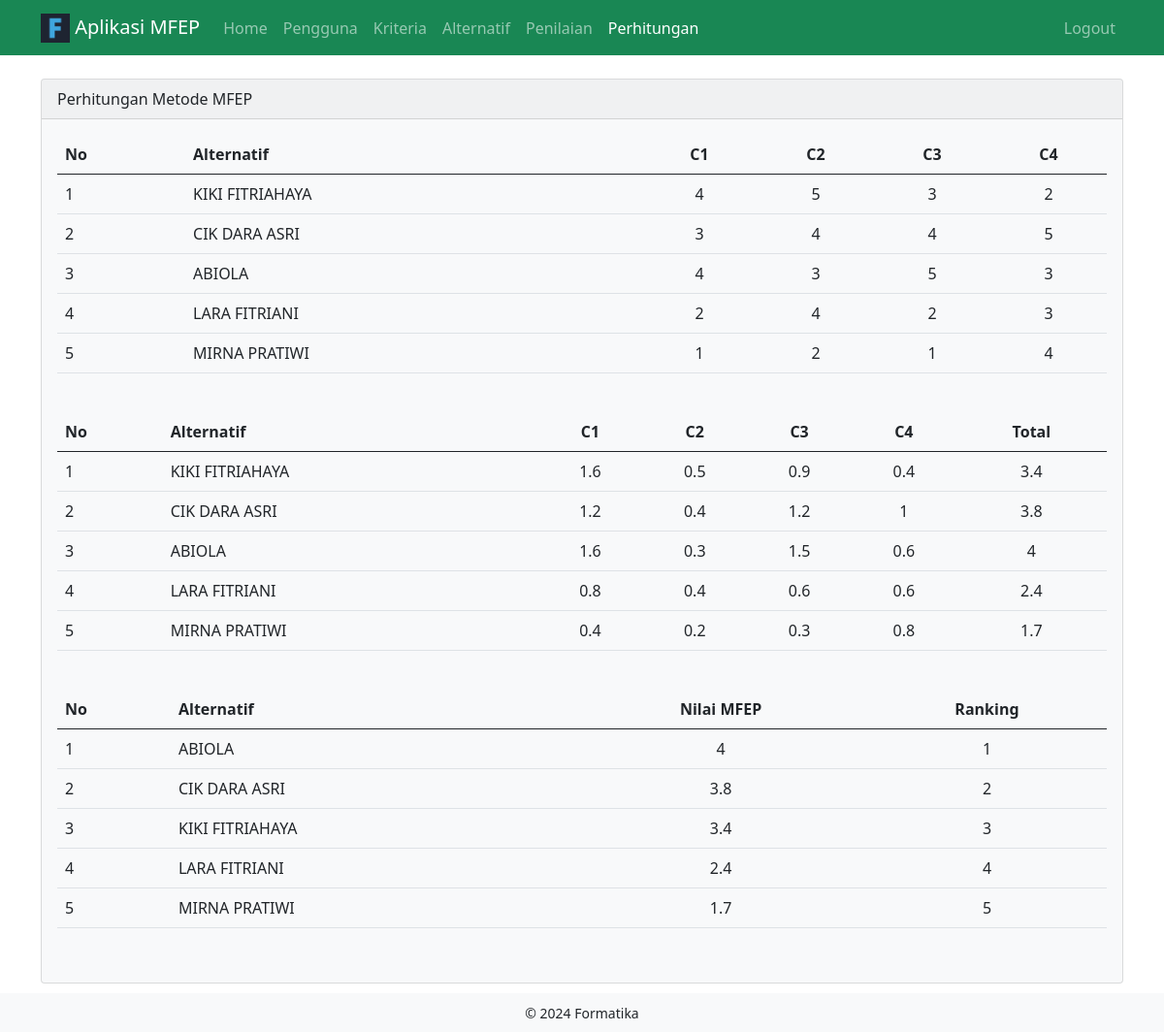
Page /perhitungan.php (signed in) on the committed database.
### tables this page shows
CREATE TABLE `kriteria` (
  `id` int NOT NULL,
  `kode_kriteria` varchar(5) NOT NULL,
  `nama_kriteria` varchar(50) NOT NULL,
  `bobot_kriteria` float NOT NULL
);

CREATE TABLE `alternatif` (
  `id` int NOT NULL,
  `kode_alternatif` varchar(5) NOT NULL,
  `nama_alternatif` varchar(50) NOT NULL
);

CREATE TABLE `penilaian` (
  `id` int NOT NULL,
  `alternatif_id` int NOT NULL,
  `kriteria_id` int NOT NULL,
  `nilai` int NOT NULL
);

CREATE TABLE `hasil` (
  `id` int NOT NULL,
  `alternatif_id` int NOT NULL,
  `nilai_mfep` float NOT NULL
);

### perhitungan.php (the view, shortened to what this page needs)
<?php
include 'config.php';
$stmt = $pdo->query("SELECT * FROM alternatif");
$alternatif = $stmt->fetchAll();
$stmt = $pdo->query("SELECT * FROM kriteria");
$kriteria = $stmt->fetchAll();
$stmt = $pdo->query("SELECT * FROM penilaian");
$penilaianData = $stmt->fetchAll();
$penilaian = [];
foreach ($penilaianData as $data) {
    $penilaian[$data['alternatif_id']][$data['kriteria_id']] = $data['nilai'];
}
$hasil = [];
$total = [];
foreach ($alternatif as $a) {
    $nilai_total = 0;
    foreach ($kriteria as $k) {
        $nilai_alt_kriteria = $penilaian[$a['id']][$k['id']] ?? 0;
        $nilai = $k['bobot_kriteria'] * $nilai_alt_kriteria;
        $hasil[$a['id']][$k['id']] = $nilai;
        $nilai_total += $nilai;
    }
    $total[$a['id']] = $nilai_total;
}
$stmt = $pdo->query("SELECT hasil.*,alternatif.kode_alternatif,alternatif.nama_alternatif FROM hasil
    JOIN alternatif ON alternatif.id=hasil.alternatif_id
    ORDER BY nilai_mfep DESC");
$ranking = $stmt->fetchAll();
include 'includes/header.php';
?>
<div class="container">
    <div class="card text-dark bg-light">
        <div class="card-header">
            Perhitungan Metode MFEP
        </div>
        <div class="card-body">
            <div class="table-responsive mb-4">
                <table class="table table-hover">
                    <thead>
                        <tr>
                            <th>No</th>
                            <th>Alternatif</th>
                            <?php foreach ($kriteria as $k): ?>
                                <th class="text-center"><?php echo $k['kode_kriteria'] ?></th>
                            <?php endforeach; ?>
                        </tr>
                    </thead>
                    <tbody>
                        <?php $no = 1; ?>
                        <?php foreach ($alternatif as $a): ?>
                            <tr>
                                <td><?php echo $no++; ?></td>
                                <td><?php echo $a['nama_alternatif']; ?></td>
                                <?php foreach ($kriteria as $k): ?>
                                    <td class="text-center"><?php echo $penilaian[$a['id']][$k['id']] ?></td>
                                <?php endforeach; ?>
                            </tr>
                        <?php endforeach; ?>
                    </tbody>
                </table>
            </div>
            <div class="table-responsive mb-4">
                <table class="table table-hover">
                    <thead>
                        <tr>
                            <th>No</th>
                            <th>Alternatif</th>
                            <?php foreach ($kriteria as $k): ?>
                                <th class="text-center"><?php echo $k['kode_kriteria'] ?></th>
                            <?php endforeach; ?>
                            <th class="text-center">Total</th>
                        </tr>
                    </thead>
                    <tbody>
                        <?php $no = 1; ?>
                        <?php foreach ($alternatif as $a): ?>
                            <tr>
                                <td><?php echo $no++; ?></td>
                                <td><?php echo $a['nama_alternatif']; ?></td>
                                <?php foreach ($kriteria as $k): ?>
                                    <td class="text-center"><?php echo $hasil[$a['id']][$k['id']] ?></td>
                                <?php endforeach; ?>
                                <td class="text-center"><?php echo $total[$a['id']] ?></td>
                            </tr>
                        <?php endforeach; ?>
                    </tbody>
                </table>
            </div>
            <div class="table-responsive mb-4">
                <table class="table table-hover">
                    <thead>
                        <tr>
                            <th>No</th>
                            <th>Alternatif</th>
                            <th class="text-center">Nilai MFEP</th>
                            <th class="text-center">Ranking</th>
                        </tr>
                    </thead>
                    <tbody>
                        <?php $no = 1; ?>
                        <?php $rank = 1; ?>
                        <?php foreach ($ranking as $row): ?>
                            <tr>
                                <td><?php echo $no++; ?></td>
                                <td><?php echo $row['nama_alternatif']; ?></td>
                                <td class="text-center"><?php echo $row['nilai_mfep'] ?></td>
                                <td class="text-center"><?php echo $rank++; ?></td>
                            </tr>
                        <?php endforeach; ?>
                    </tbody>
                </table>
            </div>
        </div>
    </div>
</div>
<?php include 'includes/footer.php'; ?>

### includes/header.php (shortened to what this page needs)
<!DOCTYPE html>
<html lang="en">
<head>
    <link href="assets/css/bootstrap.min.css" rel="stylesheet">
    <link href="assets/css/style.css" rel="stylesheet">
</head>
<body>
    <nav class="navbar navbar-expand-lg navbar-dark bg-success mb-4">
        <div class="container">
            <a class="navbar-brand" href="index.php">
                <img src="assets/img/logo.png" alt="Logo" width="30" height="30" class="d-inline-block align-text-top">
                Aplikasi MFEP
            </a>
            <div class="collapse navbar-collapse" id="navbarNav">
                <?php $current_page = basename($_SERVER['PHP_SELF']); ?>
                <ul class="navbar-nav me-auto">
                    <li class="nav-item">
                        <a class="nav-link <?php echo $current_page == 'index.php' ? 'active' : ''; ?>" href="index.php">Home</a>
                    </li>
                    <li class="nav-item">
                        <a class="nav-link <?php echo $current_page == 'pengguna-list.php' ? 'active' : ''; ?>" href="pengguna-list.php">Pengguna</a>
                    </li>
                    <li class="nav-item">
                        <a class="nav-link <?php echo $current_page == 'kriteria-list.php' ? 'active' : ''; ?>" href="kriteria-list.php">Kriteria</a>
                    </li>
                    <li class="nav-item">
                        <a class="nav-link <?php echo $current_page == 'alternatif-list.php' ? 'active' : ''; ?>" href="alternatif-list.php">Alternatif</a>
                    </li>
                    <li class="nav-item">
                        <a class="nav-link <?php echo $current_page == 'penilaian-list.php' ? 'active' : ''; ?>" href="penilaian-list.php">Penilaian</a>
                    </li>
                    <li class="nav-item">
                        <a class="nav-link <?php echo $current_page == 'perhitungan.php' ? 'active' : ''; ?>" href="perhitungan.php">Perhitungan</a>
                    </li>
                </ul>
                <ul class="navbar-nav">
                    <li class="nav-item">
                        <a class="nav-link" href="logout.php">Logout</a>
                    </li>
                </ul>
            </div>
        </div>
    </nav>

### includes/footer.php
<footer class="bg-light text-dark text-center py-2 position-fixed bottom-0 w-100">
    <div class="container">
        <small>&copy; <?php echo date('Y') ?> Formatika</small>
    </div>
</footer>
</body>
</html>

### assets/css/style.css (style rules this page uses)
body { padding-bottom: 50px; }

### rows in the picture
kriteria: kode_kriteria "C1"
kriteria: kode_kriteria "C2"
kriteria: kode_kriteria "C3"
kriteria: kode_kriteria "C4"
alternatif: nama_alternatif "KIKI FITRIAHAYA", id "4", id "5", id "3", id "2", id "1.6", id "0.5", id "0.9", id "0.4", id "3.4"
alternatif: nama_alternatif "CIK DARA ASRI", id "3", id "4", id "5", id "1.2", id "0.4", id "1", id "3.8"
alternatif: nama_alternatif "ABIOLA", id "4", id "3", id "5", id "1.6", id "0.3", id "1.5", id "0.6"
alternatif: nama_alternatif "LARA FITRIANI", id.alternatif_id "2", id.kriteria_id "4", id.nilai "3", id "0.8", id "0.4", id "0.6", id "2.4"
alternatif: nama_alternatif "MIRNA PRATIWI", id "1", id "2", id "4", id "0.4", id "0.2", id "0.3", id "0.8", id "1.7"
hasil: alternatif.nama_alternatif "ABIOLA", nilai_mfep "4"
hasil: alternatif.nama_alternatif "CIK DARA ASRI", nilai_mfep "3.8"
hasil: alternatif.nama_alternatif "KIKI FITRIAHAYA", nilai_mfep "3.4"
hasil: alternatif.nama_alternatif "LARA FITRIANI", nilai_mfep "2.4"
hasil: alternatif.nama_alternatif "MIRNA PRATIWI", nilai_mfep "1.7"
